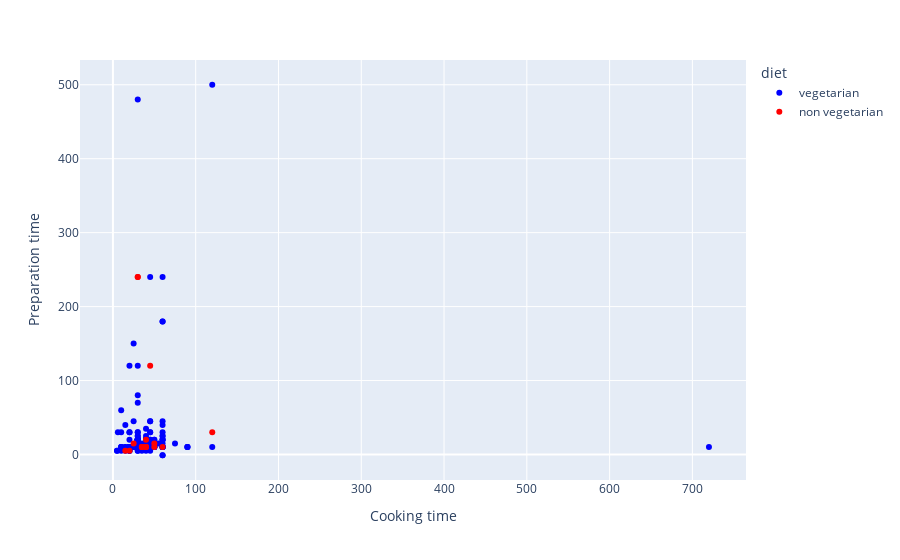

Source (notebook cell):
### Code cell
plt.figure(figsize=(10,8))
fig=px.scatter(food,x='cook_time',y='prep_time',color='diet',
                 color_discrete_sequence=['blue','red'], hover_data = ['name'],
                 labels={
                     'cook_time': 'Cooking time',
                     'prep_time': 'Preparation time'
                 })
fig.show()

### Figure 1 — Plotly figure (JSON) as saved in the notebook; plotly's stock layout.template omitted (floating-point values rounded to 4 significant figures; data arrays with more than 128 entries replaced by an {"elided": "..."} marker saying what was removed)
{"data": [{"customdata": {"elided": "165x1 str values"}, "hovertemplate": "diet=vegetarian<br>Cooking time=%{x}<br>Preparation time=%{y}<br>name=%{customdata[0]}<extra></extra>", "legendgroup": "vegetarian", "marker": {"color": "blue", "symbol": "circle"}, "mode": "markers", "name": "vegetarian", "orientation": "v", "showlegend": true, "type": "scatter", "x": {"elided": "165 int values"}, "xaxis": "x", "y": {"elided": "165 int values"}, "yaxis": "y"}, {"customdata": [["Maach Jhol"], ["Galho"], ["Biryani"], ["Butter chicken"], ["Chicken razala"], ["Chicken Tikka masala"], ["Chicken Tikka"], ["Tandoori Chicken"], ["Tandoori Fish Tikka"], ["Beef Fry"], ["Chicken Varuval"], ["Vindaloo"], ["Alu Pitika"], ["Masor tenga"], ["Chingri malai curry"], ["Haq Maas"], ["Prawn malai curry"]], "hovertemplate": "diet=non vegetarian<br>Cooking time=%{x}<br>Preparation time=%{y}<br>name=%{customdata[0]}<extra></extra>", "legendgroup": "non vegetarian", "marker": {"color": "red", "symbol": "circle"}, "mode": "markers", "name": "non vegetarian", "orientation": "v", "showlegend": true, "type": "scatter", "x": [40, 15, 120, 35, 35, 50, 45, 30, 30, 60, 35, 40, 20, 25, 40, 40, 50], "xaxis": "x", "y": [10, 5, 30, 10, 10, 10, 120, 240, 240, 10, 10, 10, 5, 15, 10, 20, 15], "yaxis": "y"}], "layout": {"legend": {"title": {"text": "diet"}, "tracegroupgap": 0}, "margin": {"t": 60}, "xaxis": {"anchor": "y", "domain": [0, 1], "title": {"text": "Cooking time"}}, "yaxis": {"anchor": "x", "domain": [0, 1], "title": {"text": "Preparation time"}}}}
